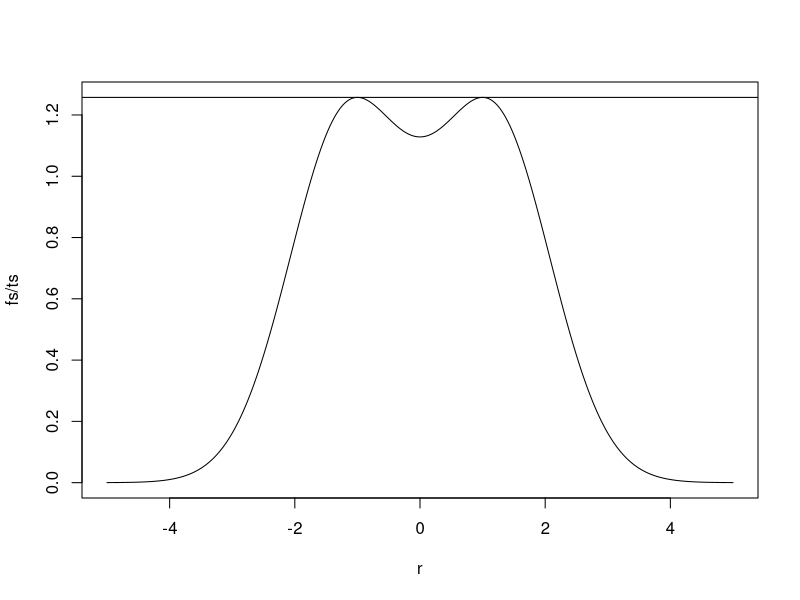

This figure's R source:
#3.3
#b)

r <- seq(-5,5,.01)
fs <- 1/sqrt(2*pi)*exp(-r^2/2)
ts <- gamma(3/2)/sqrt(2*pi)*(1+r^2/2)^(-3/2)
plot(r,fs/ts,type = "l")
abline(h = dnorm(1)/dt(1,2))
